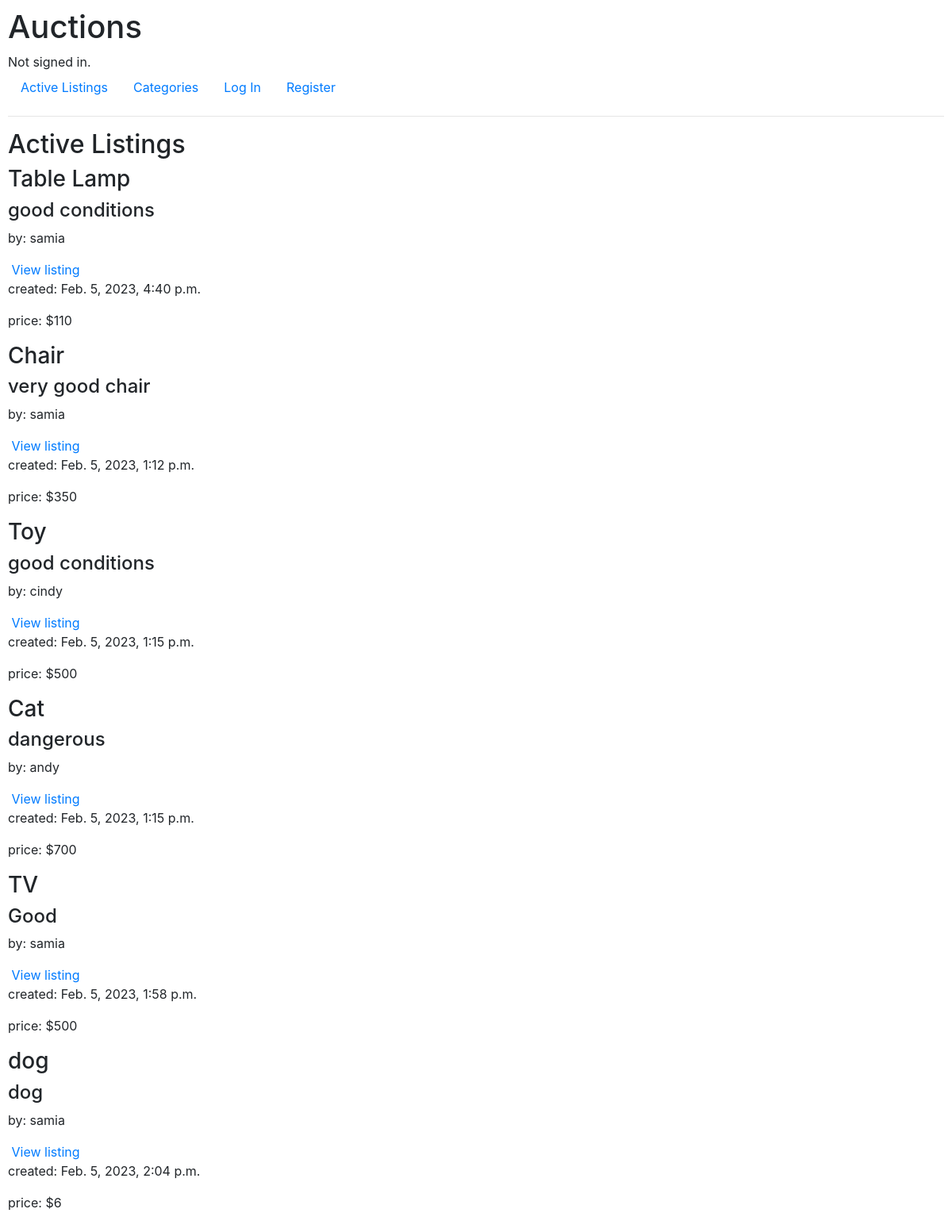
The app's page /, older data.
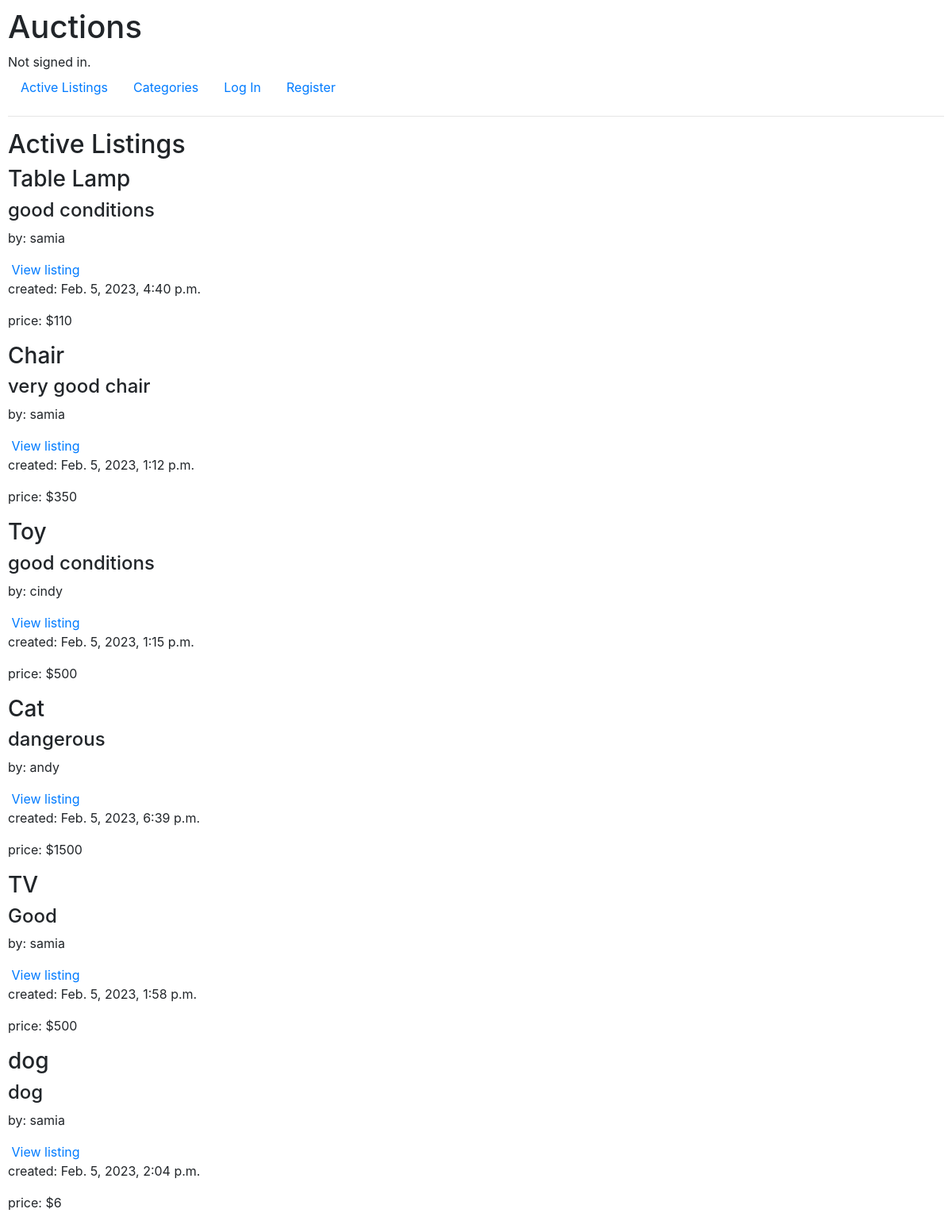
The same page, newer data.
### auctions/models.py (models this page shows, shortened)
class Auction_Listing(models.Model):
    seller = models.ForeignKey(
        User, on_delete=models.CASCADE, related_name="listed_by")
    title = models.CharField(max_length=64)
    description = models.TextField(max_length=500)
    starting_bid = models.PositiveIntegerField()
    image = models.URLField(blank=True)
    time = models.DateTimeField(auto_now=True)
    category = models.CharField(max_length=64, default="Unspecified!")
    price = models.PositiveIntegerField()

class User(AbstractUser):
    pass

### auctions/views.py (the view)
# urls.py: path("", views.index, name="index"),
def index(request):
    return render(request, "auctions/index.html", {
        "listings": Auction_Listing.objects.all(),
    })

### auctions/templates/auctions/index.html (shortened to what this page needs)
{% extends "auctions/layout.html" %}
{% block body %}
<h2>Active Listings</h2>
{%for listing in listings%}
<h3>{{listing.title}}</h3>
<h4>{{listing.description}}</h4>
<p>by: {{listing.seller}}</p>
<a href="{%url 'view_listing' listing.id%}">View listing</a>
<p>created: {{listing.time}}</p>
<p>price: ${{listing.price}}</p>
{%endfor%}
{% endblock %}

Row changes from the older to the newer data that the page shows:
changed Auction_Listing "Cat": time "Feb. 5, 2023, 1:15 p.m." → "Feb. 5, 2023, 6:39 p.m."; price "700" → "1500"
